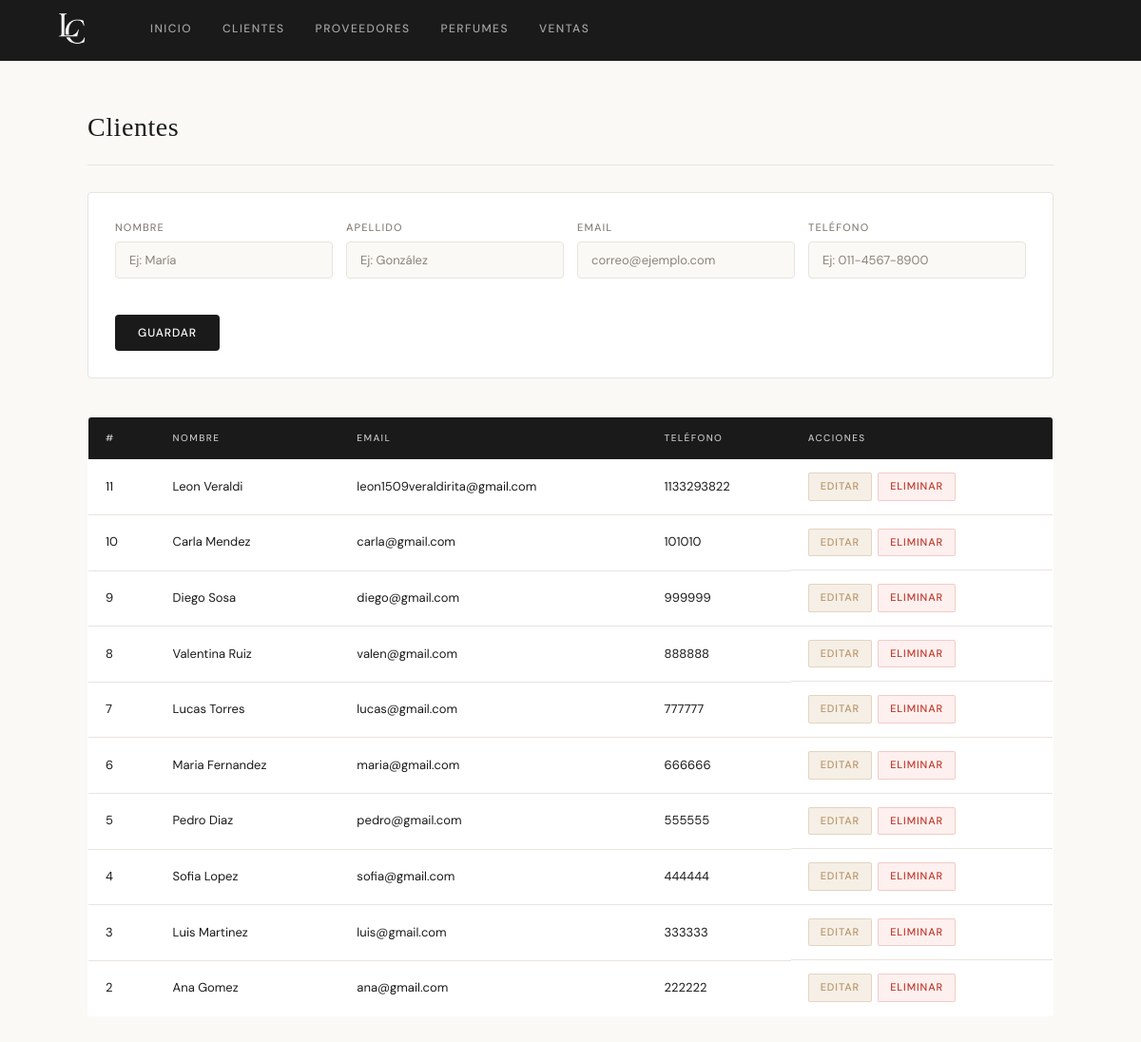
The page /clientes.php on the database its author committed.
### tables this page shows
CREATE TABLE `clientes` (
  `id_cliente` int(11) NOT NULL,
  `nombre` varchar(50) DEFAULT NULL,
  `apellido` varchar(50) DEFAULT NULL,
  `email` varchar(100) DEFAULT NULL,
  `telefono` varchar(20) DEFAULT NULL
);

### clientes.php (the view, shortened to what this page needs)
<?php include("conexion.php"); include("menu.php"); ?>
<h2>Clientes</h2>
<form method="POST">
    <div>
        <label>Nombre</label>
        <input type="text" name="nombre" placeholder="Ej: María" required>
    </div>
    <div>
        <label>Apellido</label>
        <input type="text" name="apellido" placeholder="Ej: González" required>
    </div>
    <div>
        <label>Email</label>
        <input type="email" name="email" placeholder="correo@ejemplo.com" required>
    </div>
    <div>
        <label>Teléfono</label>
        <input type="text" name="telefono" placeholder="Ej: 011-4567-8900" required>
    </div>
    <div>
        <label>&nbsp;</label>
        <button type="submit">Guardar</button>
    </div>
</form>
<table>
    <thead>
        <tr>
            <th>#</th>
            <th>Nombre</th>
            <th>Email</th>
            <th>Teléfono</th>
            <th>Acciones</th>
        </tr>
    </thead>
    <tbody>
    <?php
    $res = $conexion->query("SELECT * FROM clientes ORDER BY id_cliente DESC");
    while ($c = $res->fetch_assoc()):
    ?>
    <tr>
        <td><?= $c['id_cliente'] ?></td>
        <td><?= htmlspecialchars($c['nombre'] . ' ' . $c['apellido']) ?></td>
        <td><?= htmlspecialchars($c['email']) ?></td>
        <td><?= htmlspecialchars($c['telefono']) ?></td>
        <td style="display:flex;gap:6px;">
            <a class="btn btn-editar" href="editar_cliente.php?id=<?= $c['id_cliente'] ?>">Editar</a>
            <a class="btn btn-eliminar" href="eliminar_cliente.php?id=<?= $c['id_cliente'] ?>"
               onclick="return confirm('¿Eliminar este cliente?')">Eliminar</a>
        </td>
    </tr>
    <?php endwhile; ?>
    </tbody>
</table>
</div></body></html>

### menu.php (shortened to what this page needs)
<!DOCTYPE html>
<html lang="es">
<head>
<link rel="stylesheet" href="estilos.css">
</head>
<body>
<nav class="menu">
    <img src="logo1.png" class="logo" alt="Logo Perfumería">
    <a href="index.php">Inicio</a>
    <a href="clientes.php">Clientes</a>
    <a href="proveedores.php">Proveedores</a>
    <a href="perfumes.php">Perfumes</a>
    <a href="ventas.php">Ventas</a>
</nav>
<div class="container">

### estilos.css (style rules this page uses)
:root { --bg: #FAF9F6; --surface: #FFFFFF; --border: #E8E4DF; --text: #1A1A1A; --text-muted: #8A8278; --accent: #B8966A; --accent-light: #F5EFE6; --danger: #C0392B; --radius: 4px; }
* { box-sizing: border-box; margin: 0; padding: 0; }
body { font-family: 'DM Sans', sans-serif; background: var(--bg); color: var(--text); font-size: 14px; line-height: 1.6; min-height: 100vh; }
.menu { background: var(--text); padding: 0 40px; display: flex; align-items: center; gap: 0; height: 64px; position: sticky; top: 0; z-index: 100; }
.logo { height: 70px; margin-right: 32px; opacity: 0.95; filter: brightness(0) invert(1); }
.menu a { color: rgba(255,255,255,0.6); text-decoration: none; font-size: 12px; letter-spacing: 0.12em; text-transform: uppercase; font-weight: 500; padding: 0 16px; height: 64px; display: flex; align-items: center; border-bottom: 2px solid transparent; transition: color 0.2s, border-color 0.2s; }
.container { max-width: 1080px; margin: 48px auto; padding: 0 32px 64px; }
h2 { font-family: 'Cormorant Garamond', serif; font-size: 28px; font-weight: 400; letter-spacing: 0.02em; margin-bottom: 28px; padding-bottom: 16px; border-bottom: 1px solid var(--border); color: var(--text); }
form { background: var(--surface); border: 1px solid var(--border); padding: 28px; border-radius: var(--radius); margin-bottom: 40px; display: grid; grid-template-columns: repeat(auto-fit, minmax(200px, 1fr)); gap: 14px; align-items: end; }
form label { display: block; font-size: 11px; letter-spacing: 0.1em; text-transform: uppercase; color: var(--text-muted); margin-bottom: 6px; font-weight: 500; }
input, select { width: 100%; padding: 10px 14px; border: 1px solid var(--border); border-radius: var(--radius); background: var(--bg); color: var(--text); font-family: 'DM Sans', sans-serif; font-size: 13px; transition: border-color 0.2s, box-shadow 0.2s; appearance: none; }
input::placeholder { color: var(--text-muted); }
button, .btn-primary { background: var(--text); color: white; border: none; padding: 11px 24px; border-radius: var(--radius); cursor: pointer; font-family: 'DM Sans', sans-serif; font-size: 12px; letter-spacing: 0.08em; text-transform: uppercase; font-weight: 500; transition: background 0.2s, transform 0.1s; white-space: nowrap; }
table { width: 100%; border-collapse: collapse; background: var(--surface); border: 1px solid var(--border); border-radius: var(--radius); overflow: hidden; }
thead tr { background: var(--text); }
th { padding: 14px 18px; text-align: left; color: rgba(255,255,255,0.75); font-size: 10px; letter-spacing: 0.14em; text-transform: uppercase; font-weight: 500; }
td { padding: 14px 18px; border-bottom: 1px solid var(--border); color: var(--text); font-size: 13px; }
tr:last-child td { border-bottom: none; }
a.btn { display: inline-block; padding: 5px 12px; border-radius: 2px; text-decoration: none; font-size: 11px; letter-spacing: 0.08em; text-transform: uppercase; font-weight: 500; transition: opacity 0.2s, transform 0.1s; }
.btn-editar { background: var(--accent-light); color: var(--accent); border: 1px solid rgba(184,150,106,0.3); }
.btn-eliminar { background: #FDF0EF; color: var(--danger); border: 1px solid rgba(192,57,43,0.2); }

### rows shown on the page
clientes: id_cliente "11", nombre+apellido "Leon Veraldi", email "leon1509veraldirita@gmail.com", telefono "1133293822"
clientes: id_cliente "10", nombre+apellido "Carla Mendez", email "carla@gmail.com", telefono "101010"
clientes: id_cliente "9", nombre+apellido "Diego Sosa", email "diego@gmail.com", telefono "999999"
clientes: id_cliente "8", nombre+apellido "Valentina Ruiz", email "valen@gmail.com", telefono "888888"
clientes: id_cliente "7", nombre+apellido "Lucas Torres", email "lucas@gmail.com", telefono "777777"
clientes: id_cliente "6", nombre+apellido "Maria Fernandez", email "maria@gmail.com", telefono "666666"
clientes: id_cliente "5", nombre+apellido "Pedro Diaz", email "pedro@gmail.com", telefono "555555"
clientes: id_cliente "4", nombre+apellido "Sofia Lopez", email "sofia@gmail.com", telefono "444444"
clientes: id_cliente "3", nombre+apellido "Luis Martinez", email "luis@gmail.com", telefono "333333"
clientes: id_cliente "2", nombre+apellido "Ana Gomez", email "ana@gmail.com", telefono "222222"
